Frame 1 (no input): blank canvas, image omitted
Frame 60 (no input): blank canvas, image omitted
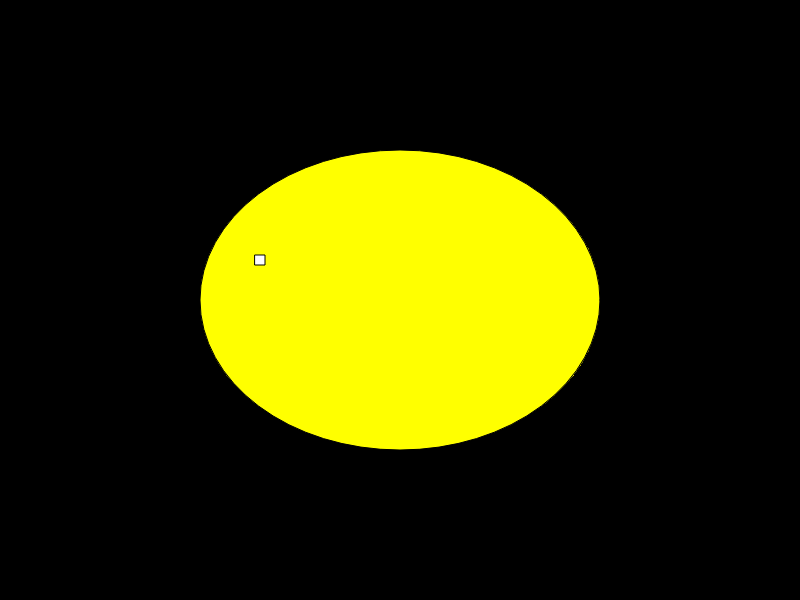
Frame 120 (the mouse pressed at the canvas centre since frame 60)

The p5.js sketch whose frames 1 and 60 were blank and that drew this single picture after the mouse press (run headless with seeded random() and noise() and a simulated clock; from frame 60 on, the mouse is pressed at the canvas centre):

// p5.js sketch
// ── sketch.js
// this is a comment

/*
all this stuff
      is also
          a
              comment
*/

function setup() {
  createCanvas(800, 600); // width and height in pixels
  background(0); // background color
}

function draw() {
  // color in p5.js:
  // if you use ONE (1) number, it's just
  //      dark to light (0-255)
  // if you use THREE (3) numbers, it's
  //      red, green, blue (0-255 for each)
  // if you use FOUR (4) numbers, it's
  //      red, green, blue, alpha (0-255 for each)
  fill(mouseX, mouseY, 0); // foreground color (RGB)
  
  // console.log(mouseX); // print this out!
  
  ellipse(mouseX, mouseY, mouseX, mouseY); // draw
  
  fill(255);
  rect(255, 255, 10, 10);
  
}
